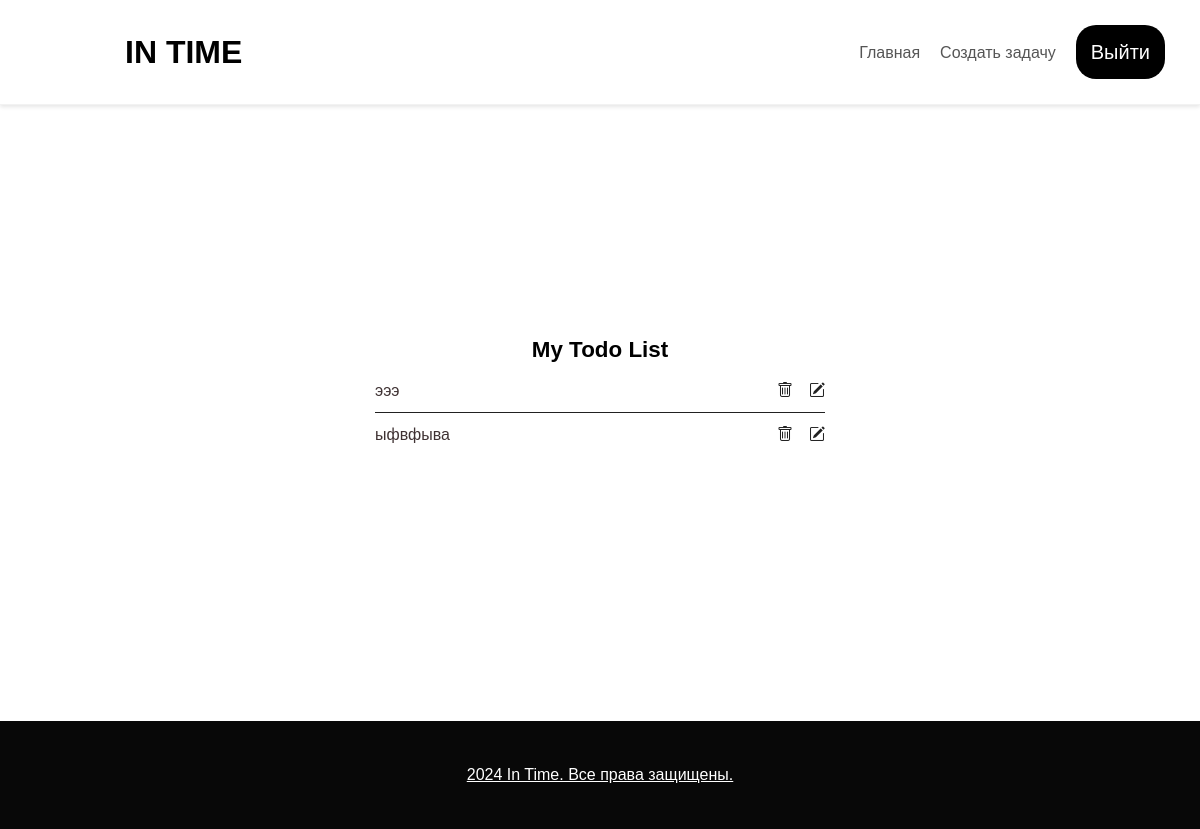
The page /tasks/ (signed in) on the database as committed earlier.
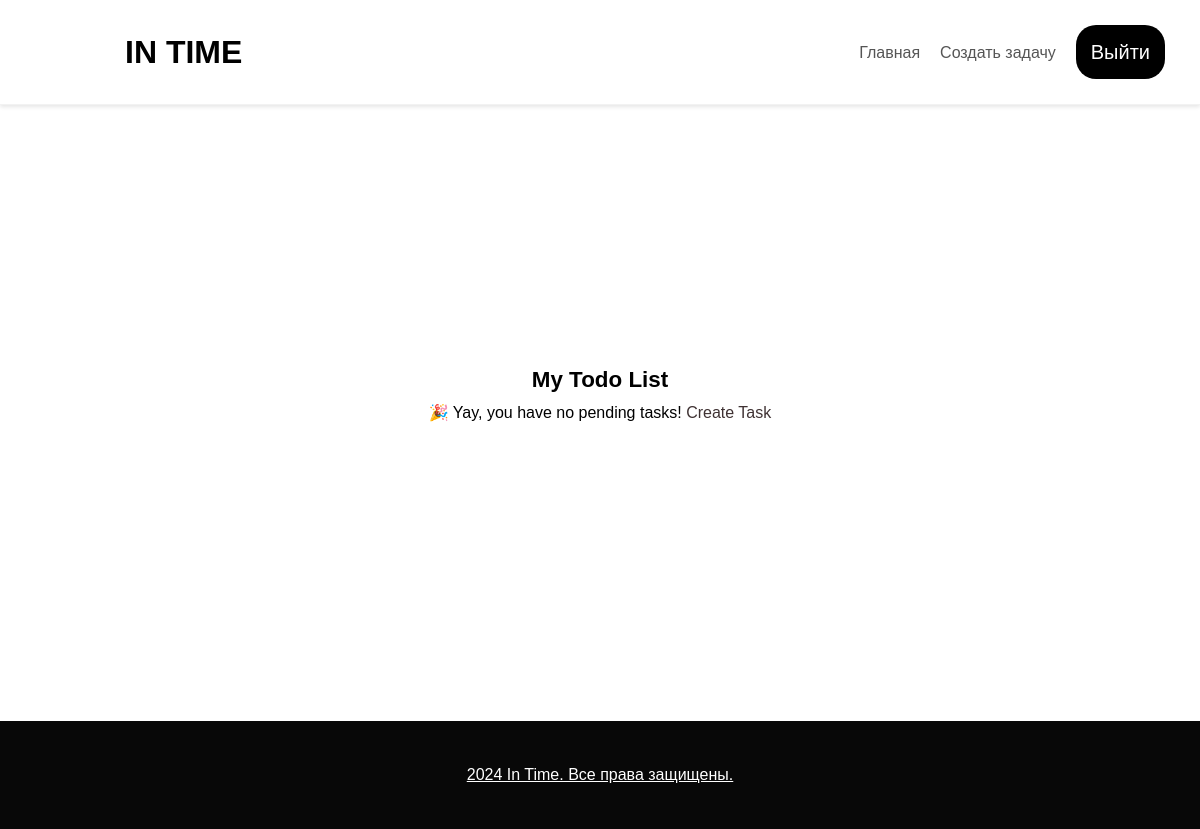
The same page on the database as committed later.
### inTime/models.py (models this page shows, shortened)
class Task(models.Model):
    title = models.CharField(max_length=255)
    description = models.TextField(null=True, blank=True)
    completed = models.BooleanField(default=False)
    created_at = models.DateTimeField(auto_now_add=True)
    due_date = models.DateField(null=True, blank=True)
    user = models.ForeignKey(User, on_delete=models.CASCADE, null=True, blank=True)
    class Meta:
        ordering = ['completed', 'due_date']

### inTime/views.py (the view)
# urls.py: path('tasks/', TaskList.as_view(),name='tasks'),
class TaskList(LoginRequiredMixin, ListView):
    model = Task
    context_object_name = 'tasks'
    def get_queryset(self):
        return super().get_queryset().filter(user=self.request.user)

### inTime/templates/inTime/task_list.html
{%extends 'base.html'%}
{%block content%}
<div class="center">
	<h2>My Todo List</h2>
	{% if tasks %}
	<ul class="tasks">
		{% for task in tasks %}
			<li><a href="{% url 'task' task.id %}" class="{% if task.completed%}completed{%endif%}">{{ task.title }}</a>
				 <div  class="task-controls">
				 	<a href="{%url 'task-delete' task.id %}"><i class="bi bi-trash"></i> </a>
					<a href="{%url 'task-update' task.id %}"><i class="bi bi-pencil-square"></i></a>
		         </div>
		    </li>
		{% endfor %}
	{% else %}
		<p>🎉 Yay, you have no pending tasks! <a href="{%url 'task-create'%}">Create Task</a></p>
	{% endif %}
	</ul>
</div>
{%endblock content%}

### inTime/templates/base.html (shortened to what this page needs)
{%load static %}
<!DOCTYPE html>
<html lang="ru">
    <head>
        <link rel="stylesheet" href="{% static 'css/style.css' %}" />
    </head>
    <body>
        <header class="header">
            <div class="logo-container">
                <a href="#" class="logo">IN TIME</a>
            </div>
            <nav class="nav">
            	<ul class="nav-links">
	                {% if request.user.is_authenticated %}
	    	              	<li><a href="{% url 'home' %}"> Главная</a></li>
                            <li><a href="{% url 'task-create' %}"> Создать задачу</a></li>
                            <li><a href="{% url 'logged_out' %}" class="login-link">Выйти</a></li>
	                {% else %}
							<li><a href="{% url 'login' %}" class="login-link">Вход</a></li>
                            <li><a href="{% url 'register' %}" class="login-link">Зарегистрироваться</a></li>
	                {% endif %}
                </ul>
            </nav>
        </header>
        <main>
            <div class="container">
             {%block content %}
             {%endblock content%}
            </div>
        </main>
        <footer class="footer">
            <div class="content">
                <p>2024 In Time. Все права защищены. </p>
            </div>
        </footer>
    </body>
</html>

### static/css/style.css (style rules this page uses)
:root { --color-primary: #3f3233; --color-secondary: #86b7fe; --color-light: #f2f2f2; --color-gray: #ced4da; --color-dark: #212121; --color-white: #ffffff; --color-error: #e2442f; --color-warning: #ffc900; --color-info: #02a2b9; --color-success: #1ba345; --color-input: #00d1b2; --border-radius: 5px; }
* { margin: 0; padding: 0; box-sizing: border-box; text-rendering: optimizeLegibility; }
html, body { height: 100%; }
body { font-family: 'IM FELL French Canon', sans-serif; font-size: 1rem; line-height: 1.7; display: flex; flex-direction: column; }
h2 { font-size: 1.4rem; }
a { color: var(--color-primary); text-decoration: none; }
.container { max-width: 960px; margin: 0 auto; padding: 0.5rem; }
.header { border-bottom: solid 1px var(--color-light); background-color: #fff; box-shadow: 0 2px 4px rgba(0, 0, 0, 0.1); padding: 15px; display: flex; justify-content: space-between; align-items: center; }
.nav { display:flex; align-items: center; justify-content: center; }
.logo { padding: 0.5rem; background-color: var(--color-white); text-decoration: none; color: var(--color-white); font-weight: bold; text-transform: uppercase; padding: 10px; }
.footer p { text-align: center; }
.content { align-items: center; flex-grow: 1; padding: 10px; }
.footer { color: white; position: relative; width: 100%; padding: 30px; background: #080808; display: flex; justify-content: center; align-items: center; flex-direction: column; margin-top: 40px; text-decoration: underline; }
.center { display: flex; flex-direction: column; align-items: center; justify-content: center; min-height: 70vh; }

### inTime/templates/base.html (style rules this page uses)
body { font-family: 'IM FELL French Canon', sans-serif; padding: 0; align-content: center; margin: 0 auto; text-align: left; min-height: 100vh; min-width: 320px; }
.header { background-color: #fff; box-shadow: 0 2px 4px rgba(0, 0, 0, 0.1); padding: 15px; display: flex; justify-content: space-between; align-items: center; }
.logo-container { display: flex; align-items: center; width: auto; }
.logo { font-size: 32px; font-weight: bold; color: #000; text-decoration: none; margin-left: 100px; }
.nav { display: flex; align-items: center; }
.nav-links { list-style-type: none; display: flex; align-items: center; margin-left: 10px; justify-content: center; }
.nav-links li { margin-right: 20px; }
.nav-links li a { color: #555; text-decoration: none; transition: color 0.3s; font-size: 16px; }
.nav-links li a.login-link { display: inline-block; align-items: center; justify-content: center; padding: 10px 15px; background-color: #000; color: #fff; border-radius: 20px; text-decoration: none; transition: background-color 0.3s; font-size: 20px; }

Rows that differ between the two databases and show on the page:
removed Task: title "эээ"
removed Task: title "ыфвфыва"
Other text that changed with them:
text now shown: "🎉 Yay, you have no pending tasks! Create Task"
